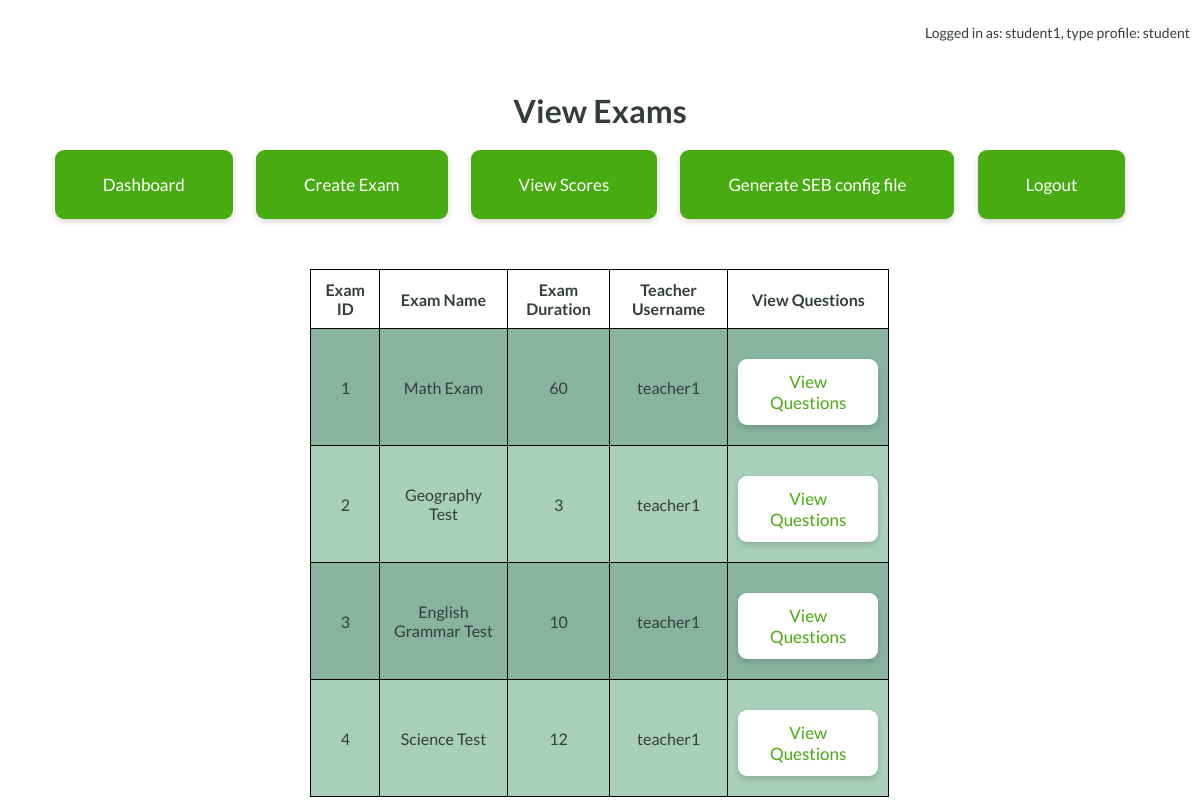
Page /view_exams.php (signed in) on the committed database.
### tables this page shows
CREATE TABLE exams (
  id INT PRIMARY KEY AUTO_INCREMENT,
  title VARCHAR(100) NOT NULL,
  duration INT NOT NULL
);

CREATE TABLE users (
  id INT PRIMARY KEY AUTO_INCREMENT,
  username VARCHAR(50) NOT NULL,
  password VARCHAR(12) NOT NULL,
  user_type ENUM('teacher', 'student') NOT NULL
);

### view_exams.php (the view, shortened to what this page needs)
<?php
$username = $_SESSION['username'];
$user_type = $_SESSION['user_type'];
?>
<!DOCTYPE html>
<html>
<head>
	<link rel="stylesheet" type="text/css" href="css/navigation.css">
	<link rel="stylesheet" type="text/css" href="css/tables.css">
</head>
<body>
	<div class="container">
        <p class="logged-in-as"><?php echo "Logged in as: $username, type profile: $user_type"; ?></p>
        <h1 class="dashboard-title">View Exams</h1>
        <div class="links-container">
			<a href="dashboard.php">Dashboard</a>
            <a href="create_exam.php" class="href">Create Exam</a>
            <a href="show_scores.php" class="href">View Scores</a>
            <a href="seb_config.php" class="href">Generate SEB config file</a>
            <a href="logout.php" class="href">Logout</a>
        </div>
    </div>
    <div id="examsList">
        <table>
            <thead>
                <tr>
                    <th>Exam ID</th>
                    <th>Exam Name</th>
                    <th>Exam Duration</th>
                    <th>Teacher Username</th>
                    <th>View Questions</th>
                </tr>
            </thead>
            <tbody>
                <?php
                include "php/config.php";
                $conn = new mysqli($servername, $username, $password, $database);
                $sql = "SELECT exams.id, exams.title, exams.duration, users.username
                        FROM exams
                        INNER JOIN users ON exams.teacher_id = users.id";
                $result = $conn->query($sql);
                if ($result->num_rows > 0) {
                    while ($row = $result->fetch_assoc()) {
                        $examId = $row['id'];
                        $examTitle = $row['title'];
                        $examDuration = $row['duration'];
                        $teacherUsername = $row['username'];
                        echo '<tr>';
                        echo '<td>' . $examId . '</td>';
                        echo '<td>' . $examTitle . '</td>';
                        echo '<td>' . $examDuration . '</td>';
                        echo '<td>' . $teacherUsername . '</td>';
                        echo '<td><a href="view_questions.php?examId=' . $examId . '">View Questions</a></td>';
                        echo '</tr>';
                    }
                } else {
                    echo '<tr><td colspan="5">No exams found.</td></tr>';
                }
                ?>
            </tbody>
        </table>
    </div>
</body>
</html>

### css/navigation.css (style rules this page uses)
body { background-image: url('../img/background-img.jpg'); background-size: 100% auto; font-family: 'Lato', sans-serif; color: #343c3c; display: flex; flex-direction: column; align-items: center; min-height: 100vh; margin: 0; padding: 0; }
.container { display: flex; flex-direction: column; align-items: center; margin-top: 50px; padding: 20px; }
.logged-in-as { position: absolute; top: 10px; right: 10px; font-size: 14px; }
.dashboard-title { font-size: 32px; margin-bottom: 20px; text-align: center; }
.links-container { margin-bottom: 20px; }
a { display: inline-block; margin-right: 20px; margin-bottom: 10px; padding: 1.5rem 3rem; text-align: center; background-color: #47AB11; color: #fff; border-radius: 9px; box-shadow: 0px 3px 6px rgba(0, 0, 0, 0.16); font-size: 17px; text-decoration: none; }

### css/tables.css (style rules this page uses)
table { width: 80%; border-collapse: collapse; font-size: 16px; margin-left: auto; margin-right: auto; }
thead th { background-color: #fff; text-align: center; font-weight: bold; padding: 10px; border: 1px solid #000; }
tbody td { text-align: center; padding: 10px; border: 1px solid #000; }
tbody tr:nth-child(even) { background-color: #a8cfb7; }
tbody tr:nth-child(odd) { background-color: #89B3A1; }
tbody a { margin-top: 20px; padding: 0.75rem 1.5rem; text-align: center; background-color: white; color: #47AB11; border: none; border-radius: 9px; box-shadow: 0px 3px 6px rgba(0, 0, 0, 0.16); font-size: 17px; cursor: pointer; margin-left: auto; margin-right: auto; }

### rows in the picture
exams: id "1", title "Math Exam", duration "60", teacher.username "teacher1"
exams: id "2", title "Geography Test", duration "3", teacher.username "teacher1"
exams: id "3", title "English Grammar Test", duration "10", teacher.username "teacher1"
exams: id "4", title "Science Test", duration "12", teacher.username "teacher1"

### other values in the picture
$username "student1"
$user_type "student"
